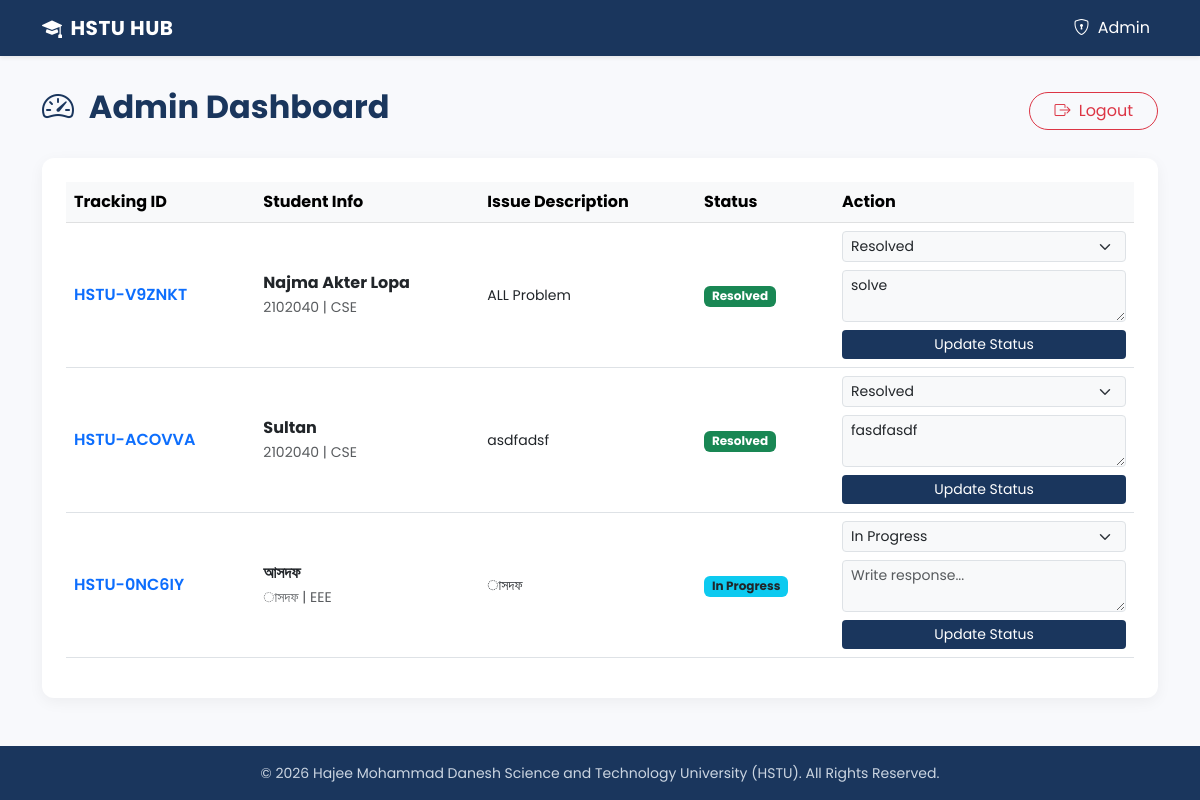
Screenshot of /admin/dashboard (signed in) with the database file from the repository.
### app.py (models this page shows)
class Complaint(db.Model):
    id = db.Column(db.String(20), primary_key=True)
    student_name = db.Column(db.String(100), nullable=False)
    student_id = db.Column(db.String(20), nullable=False)
    department = db.Column(db.String(50), nullable=False)
    description = db.Column(db.Text, nullable=False)
    status = db.Column(db.String(20), default="Pending")
    admin_response = db.Column(db.Text, nullable=True)
    created_at = db.Column(db.DateTime, default=datetime.utcnow)

### app.py (the view, shortened to what this page needs)
@app.route('/admin/dashboard', methods=['GET', 'POST'])
def admin_dashboard():
    if not session.get('admin_logged_in'):
        return redirect(url_for('admin_login'))
    complaints = Complaint.query.order_by(Complaint.created_at.desc()).all()
    return render_template('admin_dashboard.html', complaints=complaints)

### templates/admin_dashboard.html (shortened to what this page needs)
{% extends 'base.html' %}
{% block content %}
<div class="d-flex justify-content-between align-items-center mb-4 mt-2">
    <h2 class="fw-bold text-hstu"><i class="bi bi-speedometer2 me-2"></i> Admin Dashboard</h2>
    <a href="/admin/logout" class="btn btn-outline-danger rounded-pill px-4"><i class="bi bi-box-arrow-right me-1"></i> Logout</a>
</div>
<div class="card p-4">
    <div class="table-responsive">
        <table class="table table-hover align-middle">
            <thead class="table-light">
                <tr>
                    <th>Tracking ID</th>
                    <th>Student Info</th>
                    <th>Issue Description</th>
                    <th>Status</th>
                    <th width="300">Action</th>
                </tr>
            </thead>
            <tbody>
                {% for c in complaints %}
                <tr>
                    <td class="fw-semibold text-primary">{{ c.id }}</td>
                    <td>
                        <strong>{{ c.student_name }}</strong><br>
                        <small class="text-muted">{{ c.student_id }} | {{ c.department }}</small>
                    </td>
                    <td><small>{{ c.description[:50] }}{% if c.description|length > 50 %}...{% endif %}</small></td>
                    <td>
                        <span class="badge {% if c.status == 'Pending' %}bg-warning text-dark{% elif c.status == 'In Progress' %}bg-info text-dark{% else %}bg-success{% endif %}">
                            {{ c.status }}
                        </span>
                    </td>
                    <td>
                        <form method="POST" action="/admin/dashboard" class="d-flex flex-column gap-2">
                            <select name="status" class="form-select form-select-sm bg-light">
                                <option value="In Progress" {% if c.status == 'In Progress' %}selected{% endif %}>In Progress</option>
                                <option value="Resolved" {% if c.status == 'Resolved' %}selected{% endif %}>Resolved</option>
                            </select>
                            <textarea name="admin_response" class="form-control form-control-sm bg-light" rows="2" placeholder="Write response...">{{ c.admin_response or '' }}</textarea>
                            <button type="submit" class="btn btn-sm btn-hstu w-100">Update Status</button>
                        </form>
                    </td>
                </tr>
                {% else %}
                <tr><td colspan="5" class="text-center py-5 text-muted"><i class="bi bi-inbox fs-1 d-block mb-2"></i>No complaints found.</td></tr>
                {% endfor %}
            </tbody>
        </table>
    </div>
</div>
{% endblock %}

### templates/base.html (shortened to what this page needs)
<!DOCTYPE html>
<html lang="en">
<head>
    <link href="https://cdn.jsdelivr.net/npm/bootstrap@5.3.0/dist/css/bootstrap.min.css" rel="stylesheet">
    <link rel="stylesheet" href="https://cdn.jsdelivr.net/npm/bootstrap-icons@1.11.1/font/bootstrap-icons.css">
</head>
<body>
    <nav class="navbar navbar-expand-lg navbar-dark hstu-primary mb-4 shadow-sm">
        <div class="container">
            <a class="navbar-brand" href="/">
                <i class="bi bi-mortarboard-fill me-2"></i>HSTU HUB
            </a>
            <div class="navbar-nav ms-auto">
                <a class="nav-link text-white" href="/admin/dashboard"><i class="bi bi-shield-lock me-1"></i> Admin</a>
            </div>
        </div>
    </nav>
    <div class="container content-wrapper">
        {% block content %}{% endblock %}
    </div>
    <footer>
        <div class="container">
            <small>&copy; 2026 Hajee Mohammad Danesh Science and Technology University (HSTU). All Rights Reserved.</small>
        </div>
    </footer>
</body>
</html>

### templates/base.html (style rules this page uses)
body { font-family: 'Poppins', sans-serif; background-color: #f8f9fc; display: flex; flex-direction: column; min-height: 100vh; }
.hstu-primary { background-color: #1a365d !important; }
.text-hstu { color: #1a365d !important; }
.btn-hstu { background-color: #1a365d; color: white; border: none; }
.card { border: none; border-radius: 12px; box-shadow: 0 4px 15px rgba(0,0,0,0.05); }
.navbar-brand { font-weight: 700; letter-spacing: 0.5px; }
.content-wrapper { flex: 1; padding-bottom: 40px; }
footer { background-color: #1a365d; color: #cbd5e1; text-align: center; padding: 15px 0; }

### rows the page displays
Complaint: id "HSTU-V9ZNKT", student_name "Najma Akter Lopa", student_id "2102040", department "CSE", description "ALL Problem", status "Resolved", admin_response "solve"
Complaint: id "HSTU-ACOVVA", student_name "Sultan", student_id "2102040", department "CSE", description "asdfadsf", status "Resolved", admin_response "fasdfasdf"
Complaint: id "HSTU-0NC6IY", student_name "আসদফ", student_id "াসদফ", department "EEE", description "াসদফ", status "In Progress"
